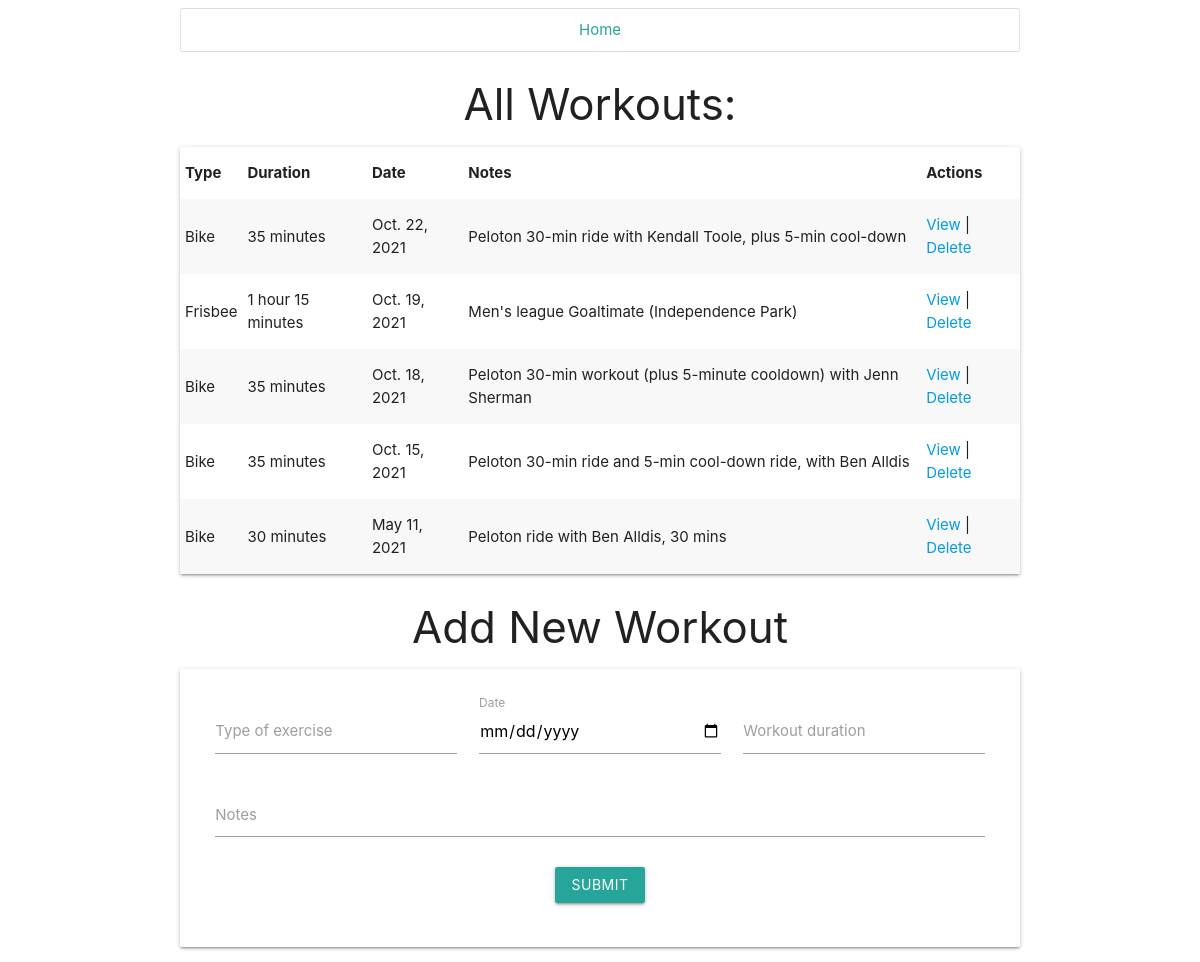
The page /workouts on the database as committed earlier.
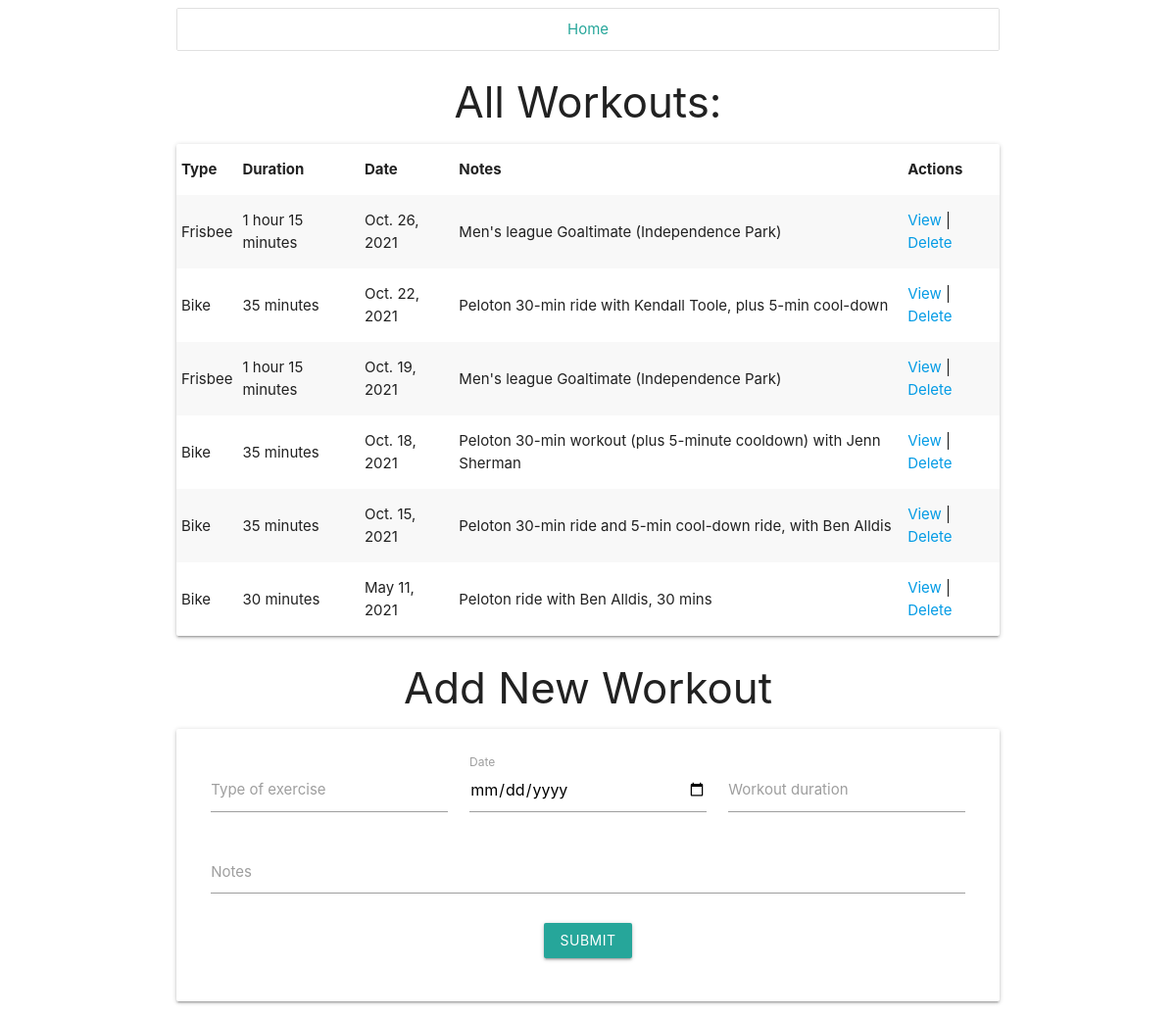
The same page on the database as committed later.
### log_app/models.py (models this page shows)
class Workout(models.Model):
    type_of_exercise = models.CharField(max_length=255)
    duration = models.IntegerField()
    date = models.DateField(blank=True, null=True)
    notes = models.TextField(blank=True)
    created_at = models.DateTimeField(auto_now_add=True)
    updated_at = models.DateTimeField(auto_now=True)
    objects = WorkoutManager()

### log_app/views.py (the view)
# urls.py: path("workouts", views.all_workouts),
def all_workouts(request):
    all_workouts = list(Workout.objects.all())
    for w in all_workouts:
        w.duration = number_to_hours_minutes(w.duration)
    all_workouts.sort(key = lambda w: w.date, reverse=True)
    context = {
        "workouts": all_workouts
    }
    return render(request, "index.html", context)

### log_app/views.py (called while the page is built)
def number_to_hours_minutes(duration):
    output = f"{f'{duration // 60} hour' if duration >= 60 else ''}"
    output += "s " if duration >= 120 else " "
    output += f"{duration % 60} minutes"
    return output.strip()

### log_app/templates/index.html (shortened to what this page needs)
{% extends "base.html" %}
{% block main_content %}
    <h3 class="center">All Workouts:</h3>
    <div class="card">
        <table class="striped" id="workouts_table">
            <thead>
                <tr>
                    <th>Type</th>
                    <th>Duration</th>
                    <th>Date</th>
                    <th>Notes</th>
                    <th>Actions</th>
                </tr>
            </thead>
            <tbody>
                {% for w in workouts %}
                <tr>
                    <td>{{w.type_of_exercise}}</td>
                    <td>{{w.duration}}</td>
                    <td>{{w.date}}</td>
                    <td>{{w.notes}}</td>
                    <td><a href="/workouts/{{w.id}}">View</a> | <a href="/workouts/{{w.id}}/delete">Delete</a></td>
                </tr>
                {% endfor %}
            </tbody>
        </table>
    </div>
    <h3 class="center">Add New Workout</h3>
    <div class="card">
        <form class="card-content" action="/workouts/create" method="POST" id="new_workout">
            <div class="row">
                <div class="col s12 m6 l4">
                    <div class="input-field">
                        <input type="text" name="type" id="type" value="{{submission.type}}" />
                        <label for="type">Type of exercise</label>
                    </div>
                </div>
                <div class="col s12 m6 l4">
                    <div class="input-field">
                        <input type="date" name="date" id="date" value="{{submission.date}}" />
                        <label for="date">Date</label>
                    </div>
                </div>
                <div class="col s12 m4 l4">
                    <div class="input-field">
                        <input type="number" name="duration" id="duration" value="{{submission.duration}}" />
                        <label for="duration">Workout duration</label>
                    </div>
                </div>
                <div class="col s12 m8 l12">
                    <div class="input-field">
                        <textarea class="materialize-textarea" name="notes" id="notes">{{submission.notes}}</textarea>
                        <label for="notes">Notes</label>
                    </div>
                </div>
                <div class="center-align col s12">
                    <button type="submit" class="btn">Submit</button>
                </div>
            </div>
        </form>
    </div>
{% endblock %}

### log_app/templates/base.html (shortened to what this page needs)
<!DOCTYPE html>
<html lang="en">
<head>
    <link rel="stylesheet" href="https://cdnjs.cloudflare.com/ajax/libs/materialize/1.0.0/css/materialize.min.css">
    {% load static %}
</head>
<body class="container">
    <header class="center">
        <div class="collection">
            <a class="collection-item" href="/workouts">Home</a>
        </div>
    </header>
    {% block main_content %}
    {% endblock %}
</body>
</html>

Rows that differ between the two databases and show on the page:
added Workout: type_of_exercise "Frisbee", duration "1 hour 15 minutes", date "Oct. 26, 2021", notes "Men's league Goaltimate (Independence Park)"
